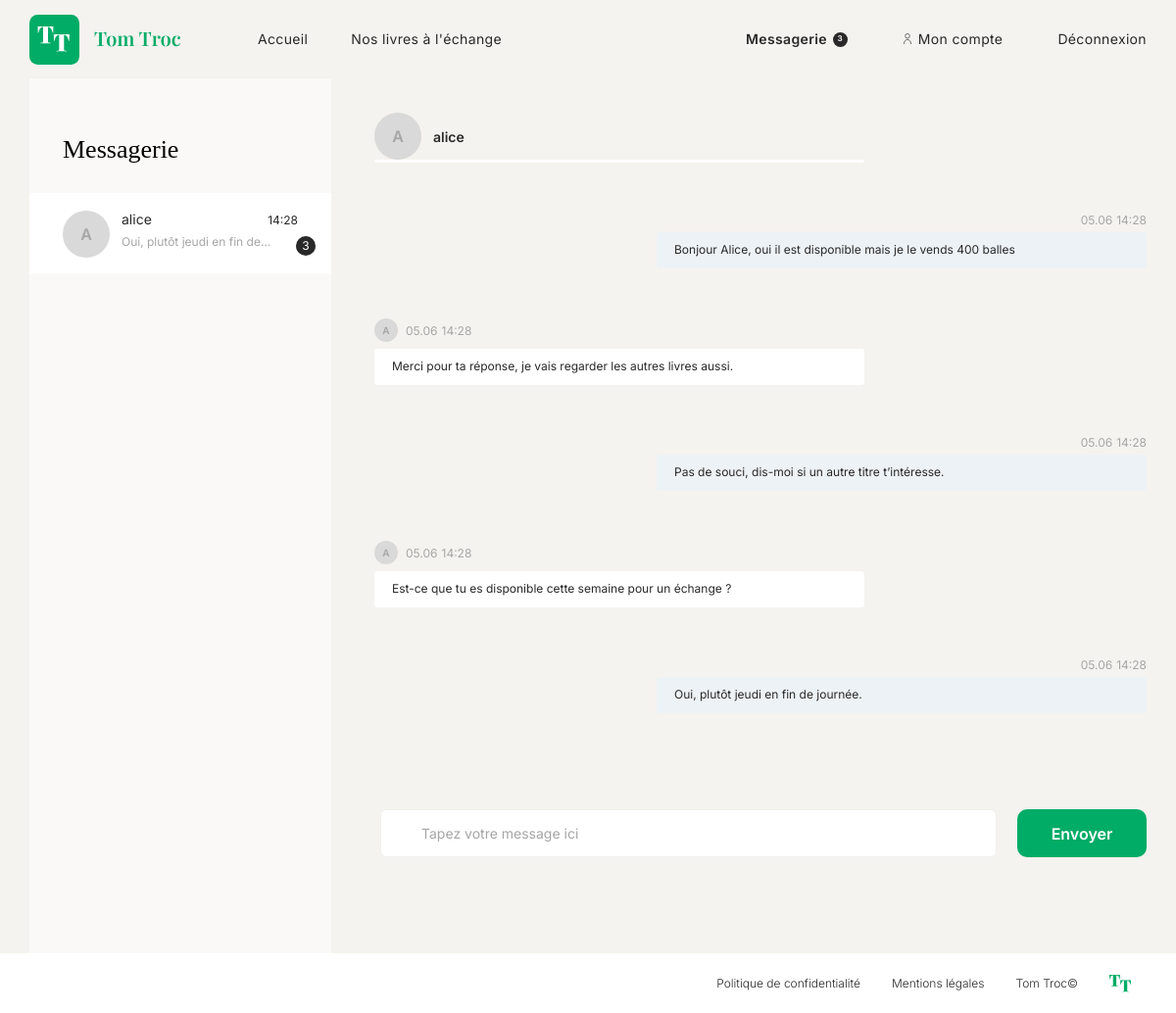
Page /index.php?action=messages&user=1 (signed in) on the earlier database version.
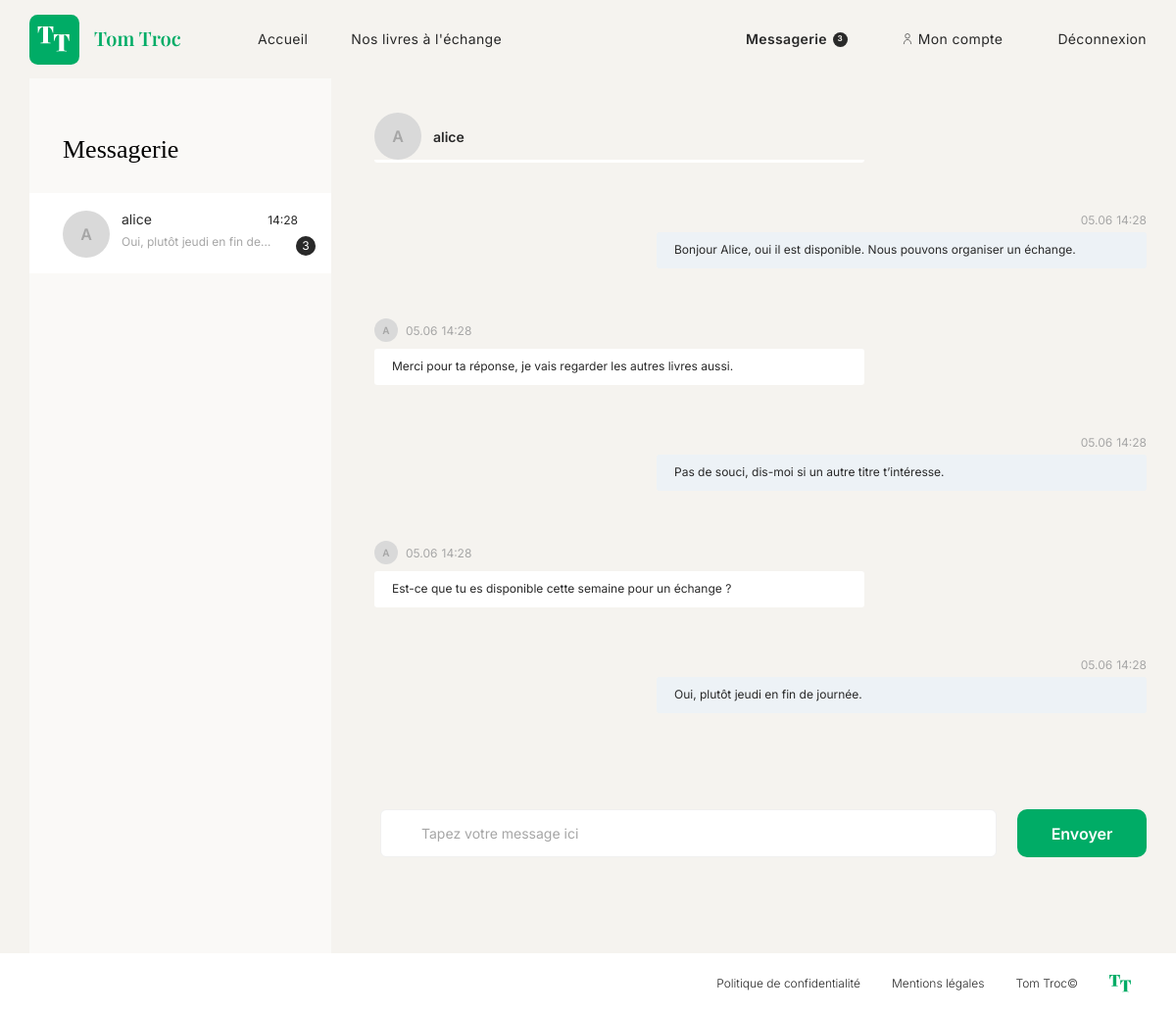
Same page on the later database version.
### tables this page shows
CREATE TABLE messages (
    id INT AUTO_INCREMENT PRIMARY KEY,
    sender_id INT NOT NULL,
    receiver_id INT NOT NULL,
    content TEXT NOT NULL,
    is_read TINYINT(1) NOT NULL DEFAULT 0,
    created_at DATETIME NOT NULL DEFAULT CURRENT_TIMESTAMP,
    CONSTRAINT fk_messages_sender
        FOREIGN KEY (sender_id)
        REFERENCES users(id)
        ON DELETE CASCADE,
    CONSTRAINT fk_messages_receiver
        FOREIGN KEY (receiver_id)
        REFERENCES users(id)
        ON DELETE CASCADE
);

### views/View.php (called while the page is built, shortened)
<?php
class View
{
    public function render(string $viewName, array $params = []): void
    {
        $viewPath = TEMPLATE_VIEW_PATH . $viewName . '.php';
        extract($params);
        require $viewPath;
    }
}

### controllers/MessageController.php (called while the page is built, shortened)
<?php
class MessageController
{
    public function showMessages(): void
    {
        $currentUserId = (int) $_SESSION['user_id'];
        $selectedUserId = (int) Utils::request('user', 0);
        $error = null;
        $userManager = new UserManager();
        $messageManager = new MessageManager();
        $selectedUser = null;
        if ($selectedUserId > 0) {
            $selectedUser = $userManager->findUserById($selectedUserId);
        }
        if ($selectedUser !== null) {
            $messageManager->markMessagesAsRead($currentUserId, $selectedUser->getId());
        }
        $conversations = $messageManager->findConversationsByUserId($currentUserId);
        $messages = [];
        if ($selectedUser !== null) {
            $messages = $messageManager->findMessagesBetweenUsers($currentUserId, $selectedUser->getId());
        }
        $selectedUserImage = '';
        if ($selectedUser !== null) {
            $selectedUserImage = trim((string) $selectedUser->getProfileImage());
        }
        $view = new View('Messagerie');
        $view->render('messages', [
            'conversations' => $conversations,
            'messages' => $messages,
            'selectedUser' => $selectedUser,
            'selectedUserImage' => $selectedUserImage,
            'currentUserId' => $currentUserId,
            'error' => $error,
        ]);
    }
}

### config/autoload.php (called while the page is built, shortened)
<?php
spl_autoload_register(function (string $className) {
    $folders = [
        'controllers/',
        'models/',
        'services/',
        'views/',
    ];
    foreach ($folders as $folder) {
        $filePath = ROOT_PATH . $folder . $className . '.php';
        if (file_exists($filePath)) {
            return;
        }
    }
});

### models/DBManager.php (called while the page is built)
<?php
class DBManager
{
    private static ?PDO $connection = null;
    public static function getConnection(): PDO
    {
        if (self::$connection === null) {
            self::$connection = self::createConnection();
        }
        return self::$connection;
    }
    private static function createConnection(): PDO
    {
        $host = getenv('DB_HOST');
        $port = getenv('DB_PORT');
        $database = getenv('DB_NAME');
        $user = getenv('DB_USER');
        $password = getenv('DB_PASSWORD');
        $dsn = "mysql:host=$host;port=$port;dbname=$database;charset=utf8mb4";
        return new PDO($dsn, $user, $password, [
            PDO::ATTR_ERRMODE => PDO::ERRMODE_EXCEPTION,
            PDO::ATTR_DEFAULT_FETCH_MODE => PDO::FETCH_ASSOC,
        ]);
    }
}

### services/Utils.php (called while the page is built, shortened)
<?php
class Utils
{
    public static function request(string $variableName, mixed $defaultValue = null): mixed
    {
        return $_REQUEST[$variableName] ?? $defaultValue;
    }
    public static function safe(string $string): string
    {
        return htmlspecialchars($string, ENT_QUOTES, 'UTF-8');
    }
}

### models/UserManager.php (called while the page is built, shortened)
<?php
class UserManager
{
    private PDO $db;
    public function __construct()
    {
        $this->db = DBManager::getConnection();
    }
    public function findUserById(int $id): ?User
    {
        $sql = 'SELECT id, username, email, password_hash, profile_image, biography, created_at
                FROM users
                WHERE id = :id';
        $query = $this->db->prepare($sql);
        $query->execute([
            'id' => $id,
        ]);
        $userData = $query->fetch();
        return $this->createUserFromData($userData);
    }
    private function createUserFromData(array $userData): User
    {
        return new User(
            (int) $userData['id'],
            $userData['username'],
            $userData['email'],
            $userData['password_hash'],
            $userData['profile_image'],
            $userData['biography'],
            $userData['created_at']
        );
    }
}

### models/User.php (called while the page is built, shortened)
<?php
class User
{
    private int $id;
    public function __construct(
        int $id,
        string $username,
        string $email,
        string $passwordHash,
        ?string $profileImage,
        ?string $biography,
        string $createdAt
    ) {
        $this->id = $id;
    }
    public function getId(): int
    {
        return $this->id;
    }
}

### models/MessageManager.php (called while the page is built, shortened)
<?php
class MessageManager
{
    private PDO $db;
    public function __construct()
    {
        $this->db = DBManager::getConnection();
    }
    public function findMessagesBetweenUsers(int $firstUserId, int $secondUserId): array
    {
        $sql = 'SELECT id, sender_id, receiver_id, content, is_read, created_at
                FROM messages
                WHERE (sender_id = :first_sender_id AND receiver_id = :first_receiver_id)
                OR (sender_id = :second_sender_id AND receiver_id = :second_receiver_id)
                ORDER BY created_at ASC, id ASC';
        $query = $this->db->prepare($sql);
        $query->execute([
            'first_sender_id' => $firstUserId,
            'first_receiver_id' => $secondUserId,
            'second_sender_id' => $secondUserId,
            'second_receiver_id' => $firstUserId,
        ]);
        return $this->hydrateMessages($query->fetchAll());
    }
    private function hydrateMessages(array $messagesData): array
    {
        $messages = [];
        foreach ($messagesData as $messageData) {
            $messages[] = new Message(
                (int) $messageData['id'],
                (int) $messageData['sender_id'],
                (int) $messageData['receiver_id'],
                $messageData['content'],
                (bool) $messageData['is_read'],
                $messageData['created_at']
            );
        }
        return $messages;
    }
}

### models/Message.php (called while the page is built, shortened)
<?php
class Message
{
    private int $senderId;
    private string $content;
    private string $createdAt;
    public function __construct(
        int $id,
        int $senderId,
        int $receiverId,
        string $content,
        bool $isRead,
        string $createdAt
    ) {
        $this->senderId = $senderId;
        $this->content = $content;
        $this->createdAt = $createdAt;
    }
    public function getSenderId(): int
    {
        return $this->senderId;
    }
    public function getContent(): string
    {
        return $this->content;
    }
    public function getCreatedAt(): string
    {
        return $this->createdAt;
    }
}

### views/templates/messages.php (the view, shortened to what the changed rows need)
<?php $hasSelectedConversation = $selectedUser !== null; ?>
<section class="messages-page <?= $hasSelectedConversation ? 'messages-page--thread-open' : '' ?>">
    <aside class="messages-sidebar">
        <h1 class="messages-title">Messagerie</h1>
    </aside>
    <div class="messages-thread">
        <?php if ($selectedUser === null): ?>
            <div class="messages-thread-empty">Sélectionnez une conversation.</div>
        <?php else: ?>
            <?php $selectedUsername = Utils::safe($selectedUser->getUsername()); ?>
            <div class="messages-list">
                <?php if (empty($messages)): ?>
                    <p class="messages-empty messages-empty--thread">
                        Aucun message avec <?= $selectedUsername ?> pour le moment.
                    </p>
                <?php else: ?>
                    <?php foreach ($messages as $message): ?>
                        <?php
                        $isSentByCurrentUser = $message->getSenderId() === $currentUserId;
                        $messageDate = new DateTime($message->getCreatedAt());
                        $messageContent = Utils::safe($message->getContent());
                        ?>
                        <?php if ($isSentByCurrentUser): ?>
                            <article class="messages-bubble-row messages-bubble-row--sent">
                                <p class="messages-bubble-date">
                                    <span><?= $messageDate->format('d.m') ?></span>
                                    <span><?= $messageDate->format('H:i') ?></span>
                                </p>
                                <p class="messages-bubble messages-bubble--sent"><?= $messageContent ?></p>
                            </article>
                        <?php endif; ?>
                    <?php endforeach; ?>
                <?php endif; ?>
            </div>
        <?php endif; ?>
    </div>
</section>

Differences in the rows shown:
changed messages: content "Bonjour Alice, oui il est disponible mais je le vends 400 balles" → "Bonjour Alice, oui il est disponible. Nous pouvons organiser un échange."
